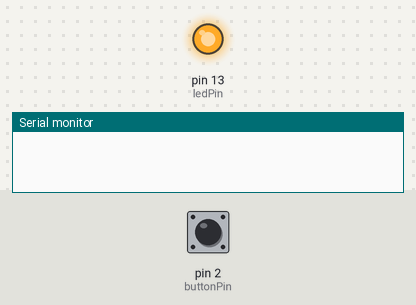
Recording of a sketch running on a simulated Arduino Uno, built with avr-gcc and run on an emulated ATmega328P. Shown: output pins drawn as LEDs (lit = HIGH), the last lines printed to the serial monitor. The test bench sets the inputs (shaded band); at power-on: pin 2 (buttonPin) LOW.

Above: at 1.2 s.
1.3 s: pin 2 (buttonPin) pulled HIGH for 0.15 s
At 1.6 s:
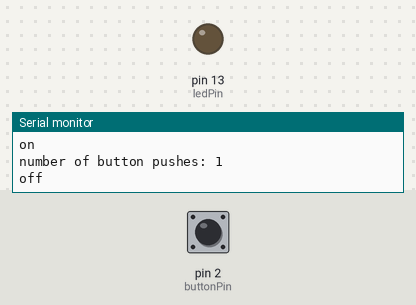
Timing chart, 0 to 4.3 s (numbered marks = the images above; inputs shaded):
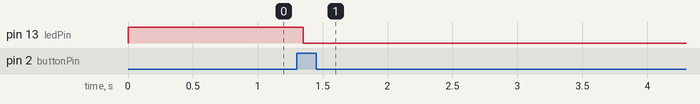

The sketch:

3-2_StateChangeDetection.ino
```cpp
// this constant won't change:
const int  buttonPin = 2;    // the pin that the pushbutton is attached to
const int ledPin = 13;       // the pin that the LED is attached to

// Variables will change:
int buttonPushCounter = 0;   // counter for the number of button presses
int buttonState = 0;         // current state of the button
int lastButtonState = 0;     // previous state of the button

void setup() {
  pinMode(buttonPin, INPUT);   // initialize the button pin as a input:
  pinMode(ledPin, OUTPUT);   // initialize the LED as an output:
  Serial.begin(9600);  // initialize serial communication:
}
void loop() {
  buttonState = digitalRead(buttonPin); // read the pushbutton input pin
  // compare the buttonState to its previous state
  if (buttonState != lastButtonState)   //state change
  {
    if (buttonState == HIGH)
    {
      // LOW to HIGH(now) => on
      buttonPushCounter++;
      Serial.println("on");
      Serial.print("number of button pushes: ");
      Serial.println(buttonPushCounter);
    }
    else  //HIGH to LOW(now) => off
    {
      Serial.println("off");
    }
    delay(50);  // Delay a little bit to avoid bouncing
  }
  lastButtonState = buttonState;  // save the current state

  if (buttonPushCounter % 4 == 0) //turn on the LED every 4 pushes,只有4的倍數才亮，其餘都LOW
  {
    digitalWrite(ledPin, HIGH);
  }
  else
  {
    digitalWrite(ledPin, LOW);
  }

}
```

Measured:
- after the input at 1.3 s, pin 13 (ledPin): HIGH → LOW after 0.05 s
